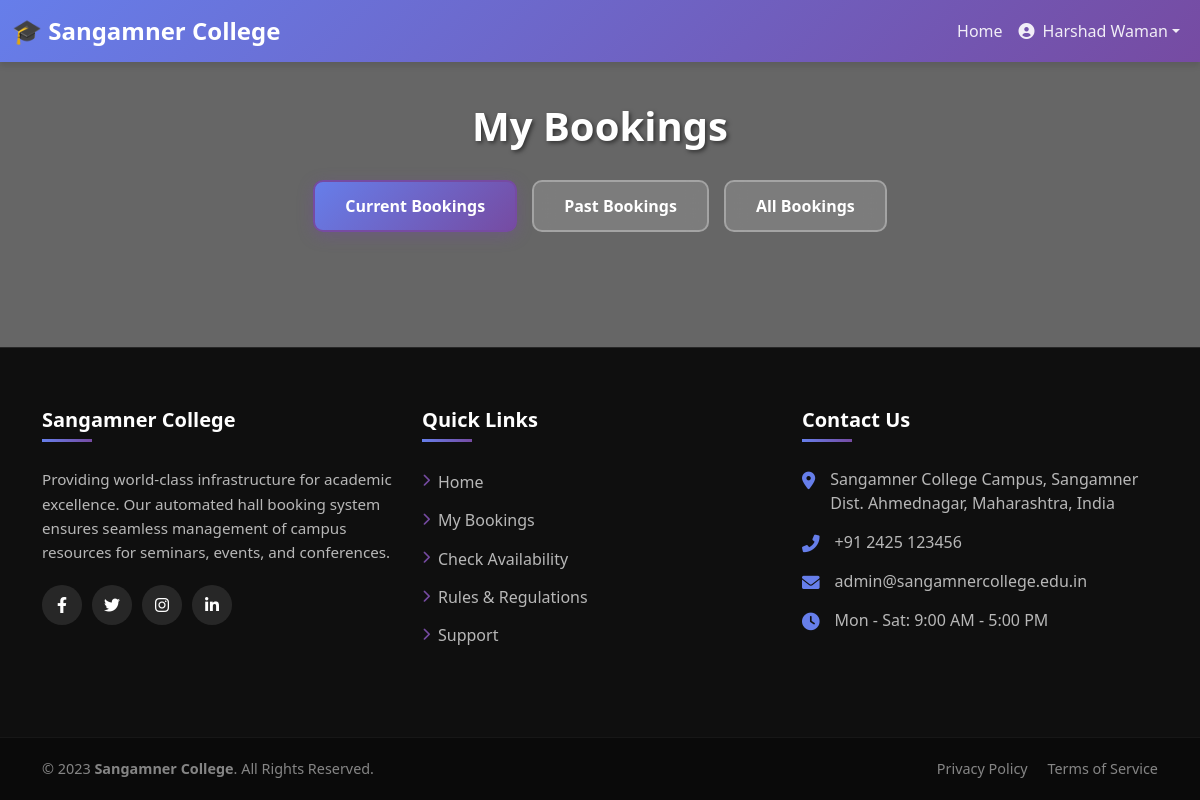
The page /mybooking/ (signed in) on the database as committed earlier.
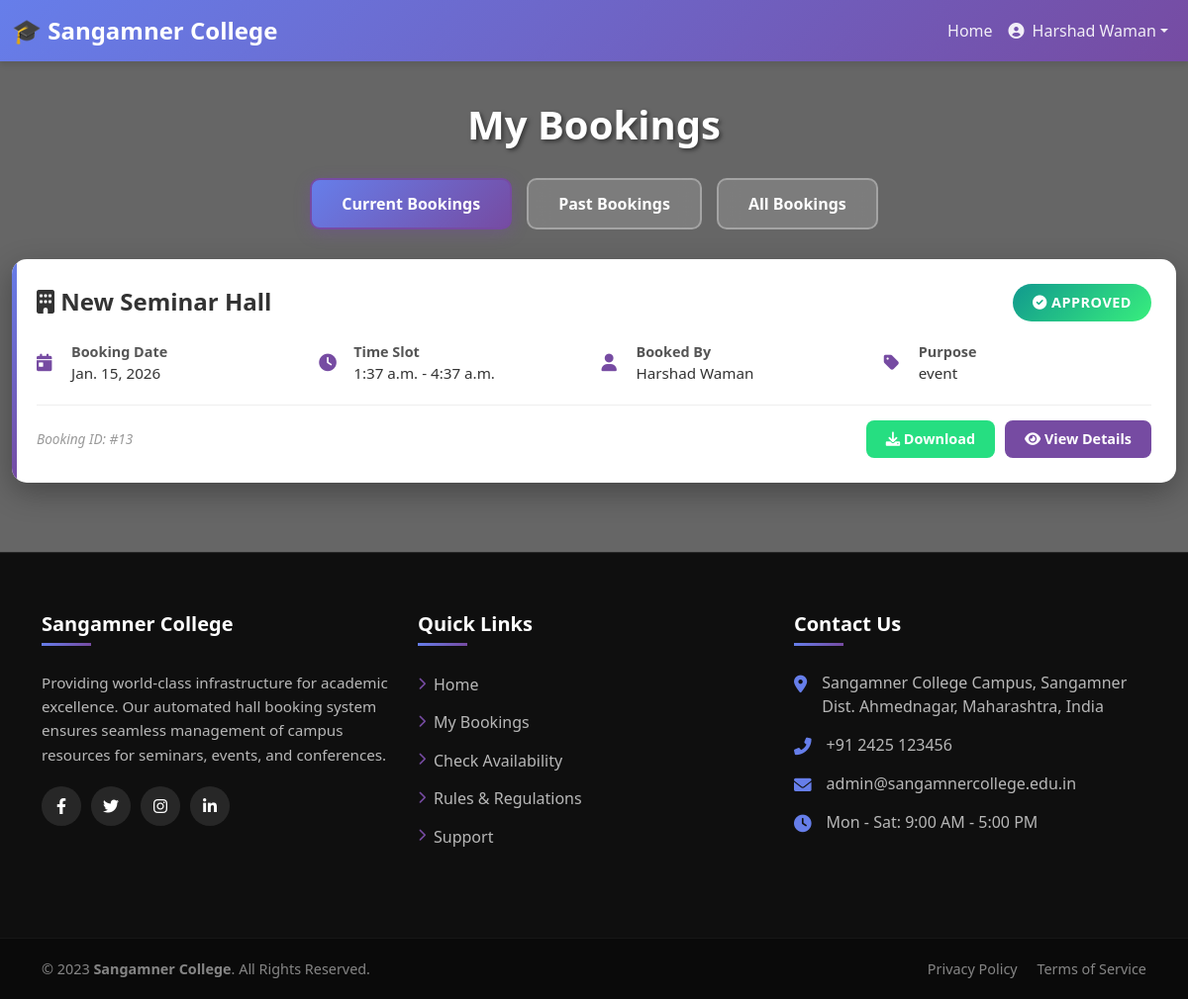
The same page on the database as committed later.
### hallapp/models.py (models this page shows, shortened)
class User(AbstractUser):
    USER_TYPES = (
        ('user', 'User'),
        ('admin', 'Admin'),
    )
    GENDER_CHOICES = (
        ('M', 'Male'),
        ('F', 'Female'),
        ('O', 'Other'),
    )
    user_type = models.CharField(max_length=10, choices=USER_TYPES, default='user')
    department = models.CharField(max_length=100, blank=True, null=True)
    phone_number = models.CharField(max_length=15, blank=True, null=True)
    profile_image = models.ImageField(upload_to='profile_images/', blank=True, null=True)
    gender = models.CharField(max_length=1, choices=GENDER_CHOICES, blank=True, null=True)
    date_of_birth = models.DateField(blank=True, null=True)
    address = models.TextField(blank=True, null=True)
    bio = models.TextField(max_length=500, blank=True, null=True, help_text="Brief introduction about yourself")
    linkedin_url = models.URLField(blank=True, null=True)
    created_at = models.DateTimeField(auto_now_add=True, null=True)  # Allow null for existing users
    updated_at = models.DateTimeField(auto_now=True)

class Booking(models.Model):
    STATUS_CHOICES = (
        ('PENDING', 'Pending'),
        ('APPROVED', 'Approved'),
        ('REJECTED', 'Rejected'),
        ('COMPLETED', 'Completed'),
        ('CANCELLED', 'Cancelled'),
    )
    STAGE_CHOICES = (
        ('Large', 'Large'),
        ('Small', 'Small'),
    )
    CHAIR_CHOICES = (
        ('Wheel', 'Wheel'),
        ('Fiber', 'Fiber'),
    )
    user = models.ForeignKey(User, on_delete=models.CASCADE, related_name='bookings')
    hall = models.ForeignKey(Hall, on_delete=models.CASCADE, related_name='bookings')
    event_name = models.CharField(max_length=200)
    department = models.CharField(max_length=100)
    coordinator_name = models.CharField(max_length=100, verbose_name="Program Head / Coordinator")
    coordinator_mobile = models.CharField(max_length=15)
    booking_date = models.DateField()
    start_time = models.TimeField()
    end_time = models.TimeField()
    stage_size = models.CharField(max_length=10, choices=STAGE_CHOICES, blank=True)
    audience_count = models.PositiveIntegerField(default=0)
    chair_type = models.CharField(max_length=10, choices=CHAIR_CHOICES, blank=True)
    chair_count = models.PositiveIntegerField(default=0)
    mic_count = models.PositiveIntegerField(default=0)
    speaker_count = models.PositiveIntegerField(default=0)
    projector_count = models.PositiveIntegerField(default=0)
    laptop_count = models.PositiveIntegerField(default=0)
    req_agarbatti = models.BooleanField(default=False, verbose_name="Incense Sticks (Agarbatti)")
    req_matchbox = models.BooleanField(default=False, verbose_name="Matchbox")
    req_oil = models.BooleanField(default=False, verbose_name="Oil")
    req_wati = models.BooleanField(default=False, verbose_name="Cotton Wicks (Wati)")
    req_kapur = models.BooleanField(default=False, verbose_name="Camphor (Kapur)")
    req_satarangi = models.CharField(max_length=100, blank=True, verbose_name="Satarangi/Mat")
    req_carpet = models.BooleanField(default=False, verbose_name="Red Carpet")
    req_mandap = models.BooleanField(default=False, verbose_name="Mandap")
    req_saraswati_photo = models.BooleanField(default=False, verbose_name="Saraswati Photo")
    req_samai = models.BooleanField(default=False, verbose_name="Traditional Lamp (Samai)")
    status = models.CharField(max_length=20, choices=STATUS_CHOICES, default='PENDING')
    rejection_reason = models.TextField(blank=True, null=True)
    approved_by = models.ForeignKey(User, on_delete=models.SET_NULL, null=True, blank=True, related_name='approved_bookings')
    approved_at = models.DateTimeField(null=True, blank=True)
    rejected_by = models.ForeignKey(User, on_delete=models.SET_NULL, null=True, blank=True, related_name='rejected_bookings')
    rejected_at = models.DateTimeField(null=True, blank=True)
    ceo_approved = models.BooleanField(default=False)
    ceo_approved_at = models.DateTimeField(null=True, blank=True)
    ceo_pin = models.CharField(max_length=10, blank=True, null=True, help_text="CEO approval PIN")
    principal_approved = models.BooleanField(default=False)
    principal_approved_at = models.DateTimeField(null=True, blank=True)
    principal_pin = models.CharField(max_length=10, blank=True, null=True, help_text="Principal approval PIN")
    created_at = models.DateTimeField(auto_now_add=True)
    updated_at = models.DateTimeField(auto_now=True)
    class Meta:
        ordering = ['-booking_date', '-start_time']

class Hall(models.Model):
    name = models.CharField(max_length=100)  # e.g., "Main Auditorium"
    capacity = models.IntegerField()         # e.g., 500
    location = models.CharField(max_length=100) # e.g., "Block A"
    description = models.TextField(blank=True)
    facilities = models.CharField(max_length=255, help_text="e.g., AC, Sound System, WiFi")
    is_active = models.BooleanField(default=True)

### hallapp/views.py (the view)
# urls.py: path('mybooking/', views.my_bookings, name='mybooking'),
@login_required
def my_bookings(request):
    bookings = Booking.objects.filter(user=request.user).order_by('-booking_date')
    return render(request, 'mybooking.html', {'bookings': bookings})

### hallapp/templates/mybooking.html (shortened to what this page needs)
<!doctype html>
<html lang="en">
{% load static %}
<head>
  <link href="https://cdn.jsdelivr.net/npm/bootstrap@5.1.3/dist/css/bootstrap.min.css" rel="stylesheet">
  <link rel="stylesheet" href="https://cdnjs.cloudflare.com/ajax/libs/font-awesome/6.0.0/css/all.min.css">
</head>
<body>
  <nav class="navbar navbar-expand-lg navbar-dark">
    <div class="container-fluid">
      <a class="navbar-brand" href="#">🎓 Sangamner College</a>
      <div class="collapse navbar-collapse" id="navbarNav">
        <ul class="navbar-nav ms-auto">
          <li class="nav-item"><a class="nav-link" href="{% url 'index' %}">Home</a></li>
          {% if user.is_authenticated %}
          <li class="nav-item dropdown">
            <a class="nav-link dropdown-toggle d-flex align-items-center" href="#" id="profileDropdown" role="button"
              data-bs-toggle="dropdown" aria-expanded="false">
              <i class="fas fa-user-circle me-2"></i>
              <span>{{ user.get_full_name|default:user.username }}</span>
            </a>
          </li>
          {% endif %}
        </ul>
      </div>
    </div>
  </nav>
  <h1 class="page-title">My Bookings</h1>
  <div class="content-wrapper">
    <div class="booking-tabs">
      <button class="tab-btn active" data-tab="current">Current Bookings</button>
      <button class="tab-btn" data-tab="past">Past Bookings</button>
      <button class="tab-btn" data-tab="all">All Bookings</button>
    </div>
    <div class="container bookings-container">
      <div id="current-tab" class="tab-content-section active">
        {% if bookings %}
        {% for booking in bookings %}
        {% if booking.status == 'PENDING' or booking.status == 'APPROVED' %}
        <div class="booking-card">
          <div class="booking-header">
            <h3 class="hall-name"><i class="fas fa-building"></i> {{ booking.hall.name }}</h3>
            <span
              class="status-badge
                  {% if booking.status == 'APPROVED' %}status-confirmed{% elif booking.status == 'PENDING' %}status-pending{% elif booking.status == 'REJECTED' %}status-rejected{% else %}status-completed{% endif %}">
              <i
                class="fas
                    {% if booking.status == 'APPROVED' %}fa-check-circle{% elif booking.status == 'PENDING' %}fa-hourglass-half{% elif booking.status == 'REJECTED' %}fa-times-circle{% else %}fa-check-double{% endif %}"></i>
              {{ booking.get_status_display }}
            </span>
          </div>
          <div class="booking-details">
            <div class="detail-item">
              <i class="fas fa-calendar-day"></i>
              <div>
                <div class="detail-label">Booking Date</div>
                <div class="detail-value">{{ booking.booking_date }}</div>
              </div>
            </div>
            <div class="detail-item">
              <i class="fas fa-clock"></i>
              <div>
                <div class="detail-label">Time Slot</div>
                <div class="detail-value">{{ booking.start_time }} - {{ booking.end_time }}</div>
              </div>
            </div>
            <div class="detail-item">
              <i class="fas fa-user"></i>
              <div>
                <div class="detail-label">Booked By</div>
                <div class="detail-value">{{ booking.user.get_full_name|default:booking.user.username }}</div>
              </div>
            </div>
            <div class="detail-item">
              <i class="fas fa-tag"></i>
              <div>
                <div class="detail-label">Purpose</div>
                <div class="detail-value">{{ booking.event_name }}</div>
              </div>
            </div>
          </div>
          <div class="booking-footer">
            <span class="booking-id">Booking ID: #{{ booking.id }}</span>
            <div class="action-buttons">
              {% if booking.status == 'APPROVED' %}
              <button class="btn-action btn-download" onclick="downloadBooking('#{{ booking.id }}')">
                <i class="fas fa-download"></i> Download
              </button>
              {% endif %}
              <button class="btn-action btn-view" onclick="viewDetails('#{{ booking.id }}')">
                <i class="fas fa-eye"></i> View Details
              </button>
            </div>
          </div>
        </div>
        {% endif %}
        {% endfor %}
        {% else %}
        <div class="empty-state">
          <i class="fas fa-calendar-times"></i>
          <h3>No Current Bookings</h3>
          <p>You don't have any current bookings. Make a new booking to get started!</p>
        </div>
        {% endif %}
      </div>
    </div>
  </div>
  <footer class="main-footer">
    <div class="container">
      <div class="row">
        <div class="col-lg-4 col-md-6 mb-4">
          <div class="footer-widget">
            <h4>Sangamner College</h4>
            <p class="footer-desc">
              Providing world-class infrastructure for academic excellence. Our automated hall booking system
              ensures seamless management of campus resources for seminars, events, and conferences.
            </p>
            <div class="social-icons">
              <a href="#" class="social-icon"><i class="fab fa-facebook-f"></i></a>
              <a href="#" class="social-icon"><i class="fab fa-twitter"></i></a>
              <a href="#" class="social-icon"><i class="fab fa-instagram"></i></a>
              <a href="#" class="social-icon"><i class="fab fa-linkedin-in"></i></a>
            </div>
          </div>
        </div>
        <div class="col-lg-4 col-md-6 mb-4">
          <div class="footer-widget">
            <h4>Quick Links</h4>
            <ul class="footer-links">
              <li><a href="{% url 'index' %}"><i class="fas fa-chevron-right"></i> Home</a></li>
              <li><a href="{% url 'mybooking' %}"><i class="fas fa-chevron-right"></i> My Bookings</a></li>
              <li><a href="#"><i class="fas fa-chevron-right"></i> Check Availability</a></li>
              <li><a href="#"><i class="fas fa-chevron-right"></i> Rules & Regulations</a></li>
              <li><a href="#"><i class="fas fa-chevron-right"></i> Support</a></li>
            </ul>
          </div>
        </div>
        <div class="col-lg-4 col-md-6 mb-4">
          <div class="footer-widget">
            <h4>Contact Us</h4>
            <ul class="contact-list list-unstyled">
              <li>
                <i class="fas fa-map-marker-alt"></i>
                <span>Sangamner College Campus, Sangamner<br>Dist. Ahmednagar, Maharashtra, India</span>
              </li>
              <li>
                <i class="fas fa-phone-alt"></i>
                <span>+91 2425 123456</span>
              </li>
              <li>
                <i class="fas fa-envelope"></i>
                <span>admin@sangamnercollege.edu.in</span>
              </li>
              <li>
                <i class="fas fa-clock"></i>
                <span>Mon - Sat: 9:00 AM - 5:00 PM</span>
              </li>
            </ul>
          </div>
        </div>
      </div>
    </div>
    <div class="footer-bottom">
      <div class="container">
        <div class="row align-items-center">
          <div class="col-md-6 text-md-start">
            &copy; 2023 <strong>Sangamner College</strong>. All Rights Reserved.
          </div>
          <div class="col-md-6 text-md-end mt-2 mt-md-0">
            <a href="#" class="text-white-50 text-decoration-none me-3">Privacy Policy</a>
            <a href="#" class="text-white-50 text-decoration-none">Terms of Service</a>
          </div>
        </div>
      </div>
    </div>
  </footer>
</body>
</html>

Rows that differ between the two databases and show on the page:
added Booking: hall.name "New Seminar Hall", status "APPROVED", booking_date "Jan. 15, 2026", start_time "1:37 a.m.", end_time "4:37 a.m.", user.get_full_name "Harshad Waman", event_name "event", id "13"
